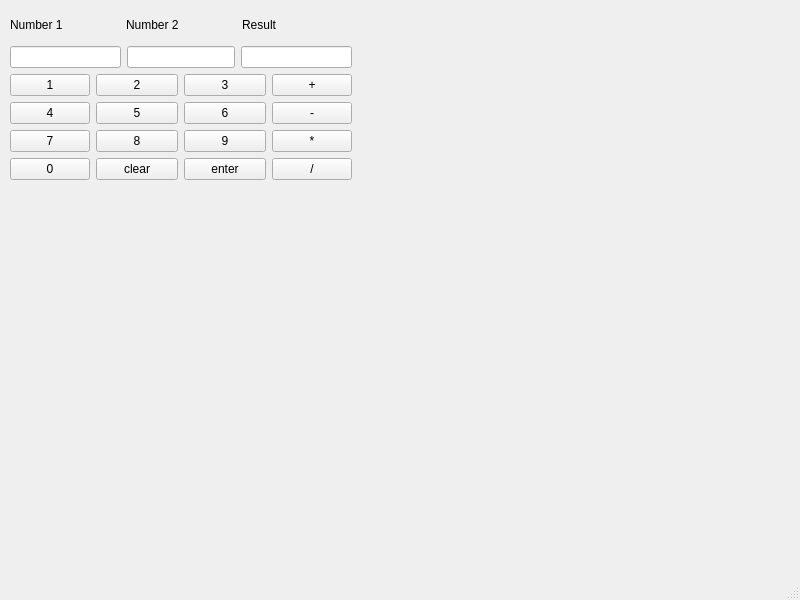
<?xml version="1.0" encoding="UTF-8"?>
<ui version="4.0">
 <class>MainWindow</class>
 <widget class="QMainWindow" name="MainWindow">
  <property name="geometry">
   <rect>
    <x>0</x>
    <y>0</y>
    <width>800</width>
    <height>600</height>
   </rect>
  </property>
  <property name="windowTitle">
   <string>MainWindow</string>
  </property>
  <widget class="QWidget" name="centralwidget">
   <widget class="QWidget" name="">
    <property name="geometry">
     <rect>
      <x>10</x>
      <y>10</y>
      <width>342</width>
      <height>170</height>
     </rect>
    </property>
    <layout class="QGridLayout" name="gridLayout_2">
     <item row="0" column="0">
      <widget class="QLabel" name="Number1">
       <property name="enabled">
        <bool>true</bool>
       </property>
       <property name="text">
        <string>Number 1</string>
       </property>
      </widget>
     </item>
     <item row="0" column="1">
      <widget class="QLabel" name="Number2">
       <property name="text">
        <string>Number 2</string>
       </property>
      </widget>
     </item>
     <item row="0" column="2">
      <widget class="QLabel" name="Result">
       <property name="text">
        <string>Result</string>
       </property>
      </widget>
     </item>
     <item row="1" column="0" colspan="3">
      <layout class="QGridLayout" name="gridLayout">
       <item row="0" column="0" colspan="2">
        <widget class="QLineEdit" name="num1"/>
       </item>
       <item row="0" column="2" colspan="2">
        <widget class="QLineEdit" name="num2"/>
       </item>
       <item row="0" column="4" colspan="2">
        <widget class="QLineEdit" name="result"/>
       </item>
       <item row="1" column="0">
        <widget class="QPushButton" name="N1">
         <property name="text">
          <string>1</string>
         </property>
        </widget>
       </item>
       <item row="1" column="1" colspan="2">
        <widget class="QPushButton" name="N2">
         <property name="text">
          <string>2</string>
         </property>
        </widget>
       </item>
       <item row="1" column="3" colspan="2">
        <widget class="QPushButton" name="N3">
         <property name="text">
          <string>3</string>
         </property>
        </widget>
       </item>
       <item row="1" column="5">
        <widget class="QPushButton" name="add">
         <property name="text">
          <string>+</string>
         </property>
        </widget>
       </item>
       <item row="2" column="0">
        <widget class="QPushButton" name="N4">
         <property name="text">
          <string>4</string>
         </property>
        </widget>
       </item>
       <item row="2" column="1" colspan="2">
        <widget class="QPushButton" name="N5">
         <property name="text">
          <string>5</string>
         </property>
        </widget>
       </item>
       <item row="2" column="3" colspan="2">
        <widget class="QPushButton" name="N6">
         <property name="text">
          <string>6</string>
         </property>
        </widget>
       </item>
       <item row="2" column="5">
        <widget class="QPushButton" name="sub">
         <property name="text">
          <string>-</string>
         </property>
        </widget>
       </item>
       <item row="3" column="0">
        <widget class="QPushButton" name="N7">
         <property name="text">
          <string>7</string>
         </property>
        </widget>
       </item>
       <item row="3" column="1" colspan="2">
        <widget class="QPushButton" name="N8">
         <property name="text">
          <string>8</string>
         </property>
        </widget>
       </item>
       <item row="3" column="3" colspan="2">
        <widget class="QPushButton" name="N9">
         <property name="text">
          <string>9</string>
         </property>
        </widget>
       </item>
       <item row="3" column="5">
        <widget class="QPushButton" name="mul">
         <property name="text">
          <string>*</string>
         </property>
        </widget>
       </item>
       <item row="4" column="0">
        <widget class="QPushButton" name="N0">
         <property name="text">
          <string>0</string>
         </property>
         <property name="autoDefault">
          <bool>false</bool>
         </property>
         <property name="default">
          <bool>false</bool>
         </property>
         <property name="flat">
          <bool>false</bool>
         </property>
        </widget>
       </item>
       <item row="4" column="1" colspan="2">
        <widget class="QPushButton" name="clear">
         <property name="text">
          <string>clear</string>
         </property>
        </widget>
       </item>
       <item row="4" column="3" colspan="2">
        <widget class="QPushButton" name="enter">
         <property name="text">
          <string>enter</string>
         </property>
        </widget>
       </item>
       <item row="4" column="5">
        <widget class="QPushButton" name="div">
         <property name="text">
          <string>/</string>
         </property>
        </widget>
       </item>
      </layout>
     </item>
    </layout>
   </widget>
  </widget>
  <widget class="QMenuBar" name="menubar">
   <property name="geometry">
    <rect>
     <x>0</x>
     <y>0</y>
     <width>800</width>
     <height>21</height>
    </rect>
   </property>
  </widget>
  <widget class="QStatusBar" name="statusbar"/>
 </widget>
 <resources/>
 <connections/>
</ui>
